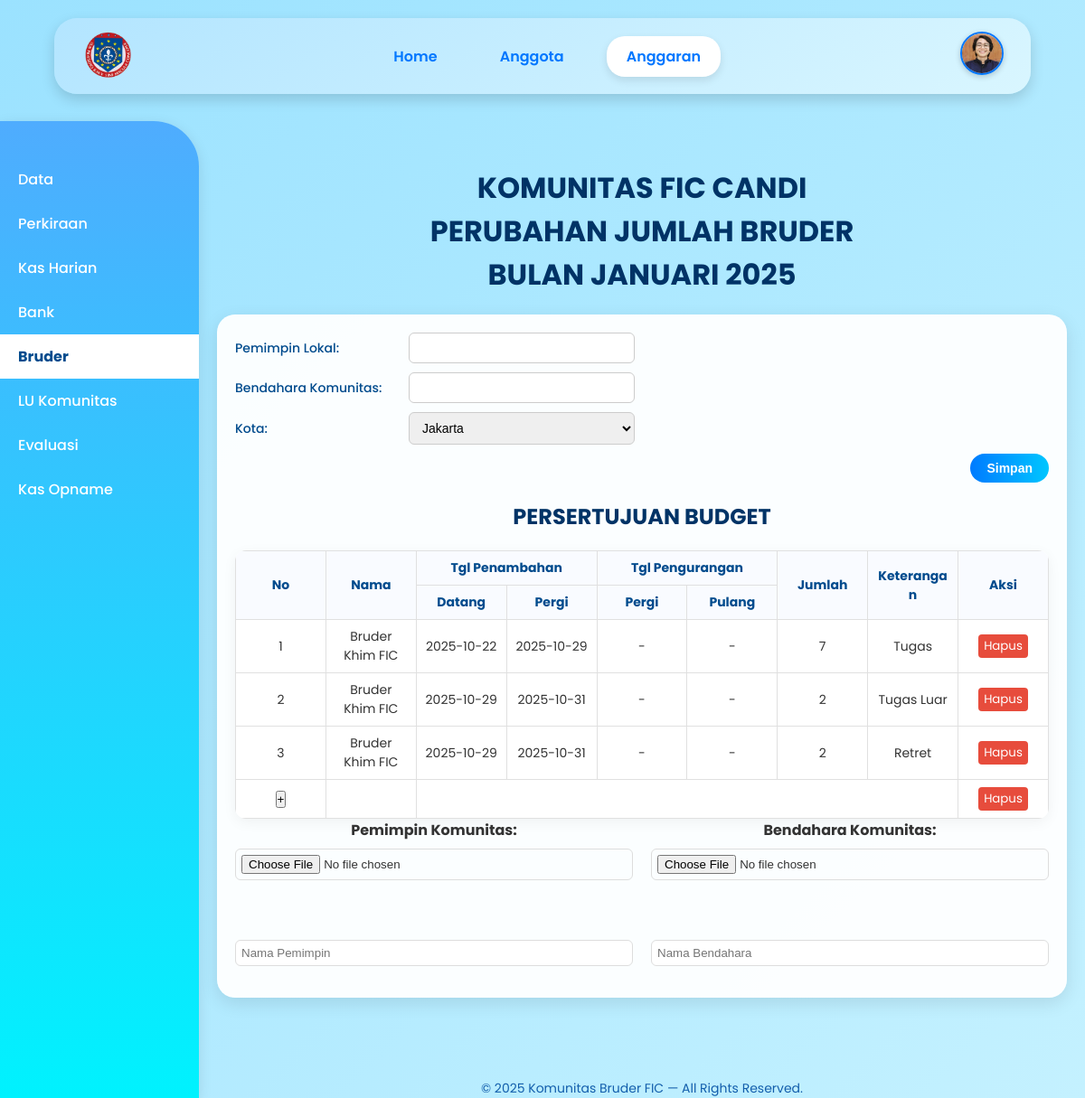
/anggaran_eco_bruder.php (signed in), run on an earlier commit of the app's database.
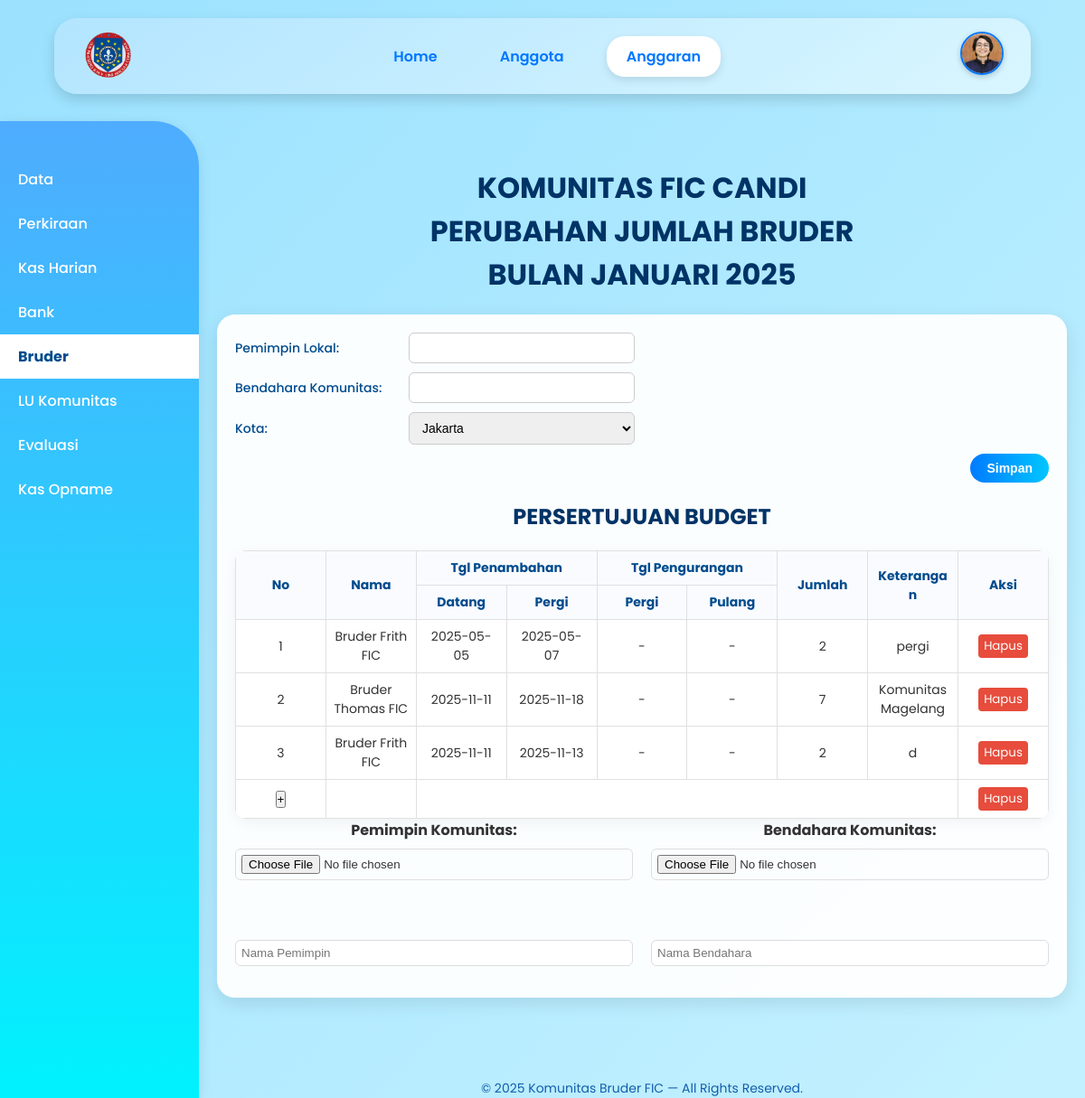
And on a later commit of the database.
### tables this page shows
CREATE TABLE `5_bruder` (
  `ID_pp` int(11) NOT NULL,
  `ID_bruder` int(11) DEFAULT NULL,
  `tgl_datang_komunitas` date DEFAULT NULL,
  `tgl_pulang_komunitas` date DEFAULT NULL,
  `tgl_pergi_luarkota` date DEFAULT NULL,
  `tgl_pulang_luarKota` date DEFAULT NULL,
  `jumlah_hari` int(11) DEFAULT NULL,
  `keterangan_pp` text DEFAULT NULL
);

CREATE TABLE `data_bruder` (
  `ID_bruder` int(11) NOT NULL,
  `nama_bruder` varchar(100) DEFAULT NULL,
  `gambar_bruder` varchar(255) DEFAULT NULL,
  `ttl_bruder` date DEFAULT NULL,
  `alamat_bruder` text DEFAULT NULL,
  `tahun_masuk_postulan` year(4) DEFAULT NULL,
  `tahun_prasetia_pertama` year(4) DEFAULT NULL,
  `tahun_kaul_kekal` year(4) DEFAULT NULL,
  `riwayat_tugas` text DEFAULT NULL,
  `unit_kerja` varchar(100) DEFAULT NULL,
  `alamat` varchar(255) DEFAULT NULL,
  `no_telp` varchar(20) DEFAULT NULL,
  `email` varchar(100) DEFAULT NULL,
  `foto` varchar(100) DEFAULT NULL
);

### anggaran_eco_bruder.php (the view, shortened to what the changed rows need)
<?php
try {
    $pdo = new PDO("mysql:host=localhost;dbname=ibd_kelompok6_brd", "root", "");
    $pdo->setAttribute(PDO::ATTR_ERRMODE, PDO::ERRMODE_EXCEPTION);
$stmt = $pdo->query("
    SELECT
        b.ID_pp,
        db.nama_bruder,
        b.tgl_datang_komunitas,
        b.tgl_pulang_komunitas,
        b.tgl_pergi_luarkota,
        b.tgl_pulang_luarKota,
        b.jumlah_hari,
        b.keterangan_pp
    FROM `5_bruder` b
    LEFT JOIN data_bruder db ON b.ID_bruder = db.ID_bruder
    ORDER BY b.ID_pp DESC
");
$data_bruder_tabel = $stmt->fetchAll(PDO::FETCH_ASSOC);
} catch (PDOException $e) {
    die("Koneksi atau query gagal: " . $e->getMessage());
}
?>
<!DOCTYPE html>
<html lang="id">
<head>
</head>
<body>
    <div class="container">
        <div class="main">
            <main>
                <h1>KOMUNITAS FIC CANDI<br>PERUBAHAN JUMLAH BRUDER<br>BULAN JANUARI 2025</h1>
                <div class="card">
                    <form id="bankForm" method="post">
                        <h2>PERSERTUJUAN BUDGET</h2>
                            <table cellpadding="5" cellspacing="0">
                            <thead>
                                <tr>
                                <th rowspan="2">No</th>
                                <th rowspan="2">Nama</th>
                                <th colspan="2">Tgl Penambahan</th>
                                <th colspan="2">Tgl Pengurangan</th>
                                <th rowspan="2">Jumlah</th>
                                <th rowspan="2">Keterangan</th>
                                <th rowspan="2">Aksi</th>
                                </tr>
                                <tr>
                                    <th>Datang</th>
                                    <th>Pergi</th>
                                    <th>Pergi</th>
                                    <th>Pulang</th>
                                </tr>
                            </thead>
                            <tbody id="bruderTableBody">
                                <?php if (!empty($data_bruder_tabel)): ?>
                                    <?php foreach ($data_bruder_tabel as $index => $row): ?>
                                    <tr>
                                        <td><?= $index + 1 ?></td>
                                        <td><?= htmlspecialchars($row['nama_bruder']) ?></td>
                                        <td><?= $row['tgl_datang_komunitas'] ?: '-' ?></td>
                                        <td><?= $row['tgl_pulang_komunitas'] ?: '-' ?></td>
                                        <td><?= $row['tgl_pergi_luarkota'] ?: '-' ?></td>
                                        <td><?= $row['tgl_pulang_luarKota'] ?: '-' ?></td>
                                        <td><?= $row['jumlah_hari'] ?></td>
                                        <td><?= htmlspecialchars($row['keterangan_pp']) ?></td>
                                        <td>
                                        <button class="btn-delete" data-id="<?= $row['ID_pp'] ?>">Hapus</button>
                                        </td>
                            </tr>
                            <?php endforeach; ?>
                            <?php else: ?>
                                <tr><td colspan="9">Belum ada data Bruder</td></tr>
                            <?php endif; ?>
                            </tbody>
                            </table>
                    </form>
            </main>
        </div>
    </div>
</body>
</html>

What changed in the data, as far as the page shows it:
removed 5_bruder: ID_bruder.nama_bruder "Bruder Khim FIC", tgl_datang_komunitas "2025-10-22", tgl_pulang_komunitas "2025-10-29", tgl_pergi_luarkota "-", tgl_pulang_luarKota "-", jumlah_hari "7", keterangan_pp "Tugas"
changed 5_bruder: ID_bruder.nama_bruder "Bruder Khim FIC" → "Bruder Frith FIC"; tgl_datang_komunitas "2025-10-29" → "2025-05-05"; tgl_pulang_komunitas "2025-10-31" → "2025-05-07"; keterangan_pp "Tugas Luar" → "pergi"
changed 5_bruder: ID_bruder.nama_bruder "Bruder Khim FIC" → "Bruder Thomas FIC"; tgl_datang_komunitas "2025-10-29" → "2025-11-11"; tgl_pulang_komunitas "2025-10-31" → "2025-11-18"; jumlah_hari "2" → "7"; keterangan_pp "Retret" → "Komunitas Magelang"
added 5_bruder: ID_bruder.nama_bruder "Bruder Frith FIC", tgl_datang_komunitas "2025-11-11", tgl_pulang_komunitas "2025-11-13", tgl_pergi_luarkota "-", tgl_pulang_luarKota "-", jumlah_hari "2", keterangan_pp "d"
